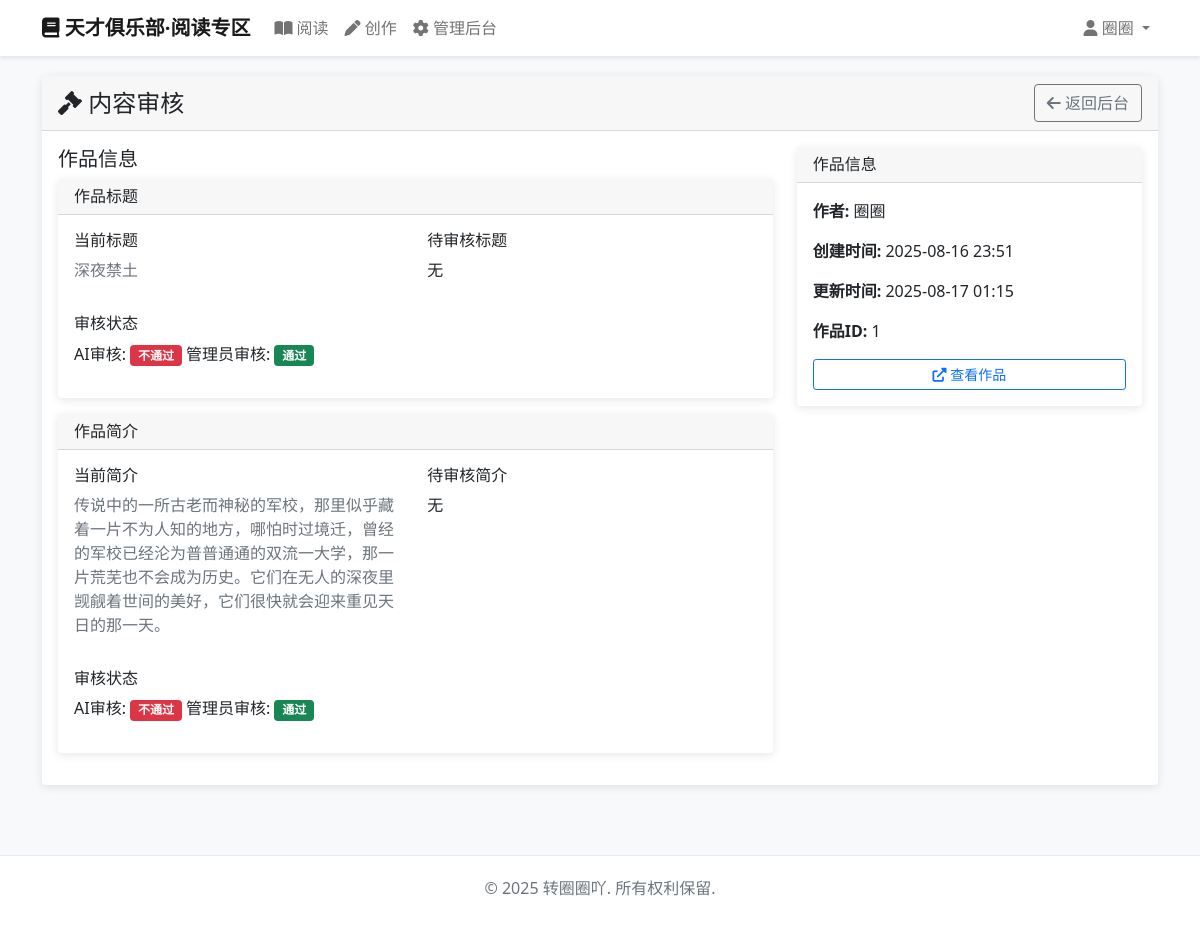
Screenshot of /books/admin-panel/review/book/1/ (signed in) with the database file from the repository.
### accounts/models.py (models this page shows, shortened)
class User(AbstractBaseUser, PermissionsMixin):
    email = models.EmailField('邮箱', unique=True)
    display_name = models.CharField('显示名称', max_length=50, blank=True, null=True, unique=True)
    is_active = models.BooleanField('是否激活', default=True)
    is_staff = models.BooleanField('是否员工', default=False)
    is_admin = models.BooleanField('是否管理员', default=False)
    date_joined = models.DateTimeField('注册时间', default=timezone.now)
    last_login = models.DateTimeField('最后登录', blank=True, null=True)
    objects = UserManager()
    USERNAME_FIELD = 'email'
    REQUIRED_FIELDS = []
    class Meta:
        db_table = 'users'
        verbose_name = '用户'
        verbose_name_plural = '用户'

### books/models.py (models this page shows, shortened)
class Book(models.Model):
    REVIEW_STATUS_CHOICES = [
        ('pending', '待审核'),
        ('approved', '审核通过'),
        ('rejected', '审核不通过'),
    ]
    author = models.ForeignKey(User, on_delete=models.CASCADE, related_name='books', verbose_name='作者')
    title = models.CharField('作品名', max_length=200)
    description = models.TextField('简介', blank=True)
    title_pending = models.CharField('待审核作品名', max_length=200, blank=True, null=True)
    description_pending = models.TextField('待审核简介', blank=True, null=True)
    ai_check_title = models.CharField('标题AI审核状态', max_length=20, choices=REVIEW_STATUS_CHOICES, default='pending')
    ai_check_description = models.CharField('简介AI审核状态', max_length=20, choices=REVIEW_STATUS_CHOICES, default='pending')
    adm_check_title = models.CharField('标题管理员审核状态', max_length=20, choices=REVIEW_STATUS_CHOICES, blank=True, null=True)
    adm_check_description = models.CharField('简介管理员审核状态', max_length=20, choices=REVIEW_STATUS_CHOICES, blank=True, null=True)
    title_reject_reason = models.TextField('标题拒绝原因', blank=True)
    description_reject_reason = models.TextField('简介拒绝原因', blank=True)
    created_at = models.DateTimeField('创建时间', auto_now_add=True)
    updated_at = models.DateTimeField('更新时间', auto_now=True)
    last_chapter_update = models.DateTimeField('最后章节更新时间', blank=True, null=True)
    class Meta:
        db_table = 'books'
        verbose_name = '作品'
        verbose_name_plural = '作品'
        ordering = ['-updated_at']

### books/views.py (the view, shortened to what this page needs)
# urls.py: path('admin-panel/review/book/<int:content_id>/', views.AdminReviewView.as_view(), name='admin_review'),
class AdminReviewView(LoginRequiredMixin, TemplateView):
    template_name = 'books/admin_review.html'
    login_url = '/accounts/login/'
    def dispatch(self, request, *args, **kwargs):
        if not getattr(request.user, 'is_admin', False):
            raise Http404("页面不存在")
        return super().dispatch(request, *args, **kwargs)
    def get_context_data(self, **kwargs):
        context = super().get_context_data(**kwargs)
        content_id = kwargs.get('content_id')
        try:
            book = get_object_or_404(Book, id=content_id)
            context['book'] = book
            needs_title_review = book.ai_check_title == 'rejected' and book.adm_check_title is None
            needs_description_review = book.ai_check_description == 'rejected' and book.adm_check_description is None
            context.update({
                'needs_title_review': needs_title_review,
                'needs_description_review': needs_description_review,
                'has_pending_review': needs_title_review or needs_description_review
            })
        except Book.DoesNotExist:
            context['book'] = None
            context['error'] = '作品不存在'
        return context

### templates/books/admin_review.html (shortened to what this page needs)
{% extends 'base.html' %}
{% block content %}
<div class="row">
    <div class="col-12">
        <div class="card">
            <div class="card-header d-flex justify-content-between align-items-center">
                <h4 class="mb-0">
                    <i class="fas fa-gavel"></i> 内容审核
                </h4>
                <a href="{% url 'books:admin_panel' %}" class="btn btn-outline-secondary">
                    <i class="fas fa-arrow-left"></i> 返回后台
                </a>
            </div>
            <div class="card-body">
                {% if book %}
                    <div class="row">
                        <div class="col-md-8">
                            <h5>作品信息</h5>
                            <div class="card mb-3">
                                <div class="card-header">
                                    <h6 class="mb-0">作品标题</h6>
                                </div>
                                <div class="card-body">
                                    <div class="row">
                                        <div class="col-md-6">
                                            <h6>当前标题</h6>
                                            <p class="text-muted">{{ book.title|default:"无" }}</p>
                                        </div>
                                        <div class="col-md-6">
                                            <h6>待审核标题</h6>
                                            <p>{{ book.title_pending|default:"无" }}</p>
                                        </div>
                                    </div>
                                    <div class="mt-3">
                                        <h6>审核状态</h6>
                                        <p>
                                            AI审核:
                                            {% if book.ai_check_title == 'approved' %}
                                                <span class="badge bg-success">通过</span>
                                            {% elif book.ai_check_title == 'rejected' %}
                                                <span class="badge bg-danger">不通过</span>
                                            {% else %}
                                                <span class="badge bg-warning">待审核</span>
                                            {% endif %}
                                            管理员审核:
                                            {% if book.adm_check_title == 'approved' %}
                                                <span class="badge bg-success">通过</span>
                                            {% elif book.adm_check_title == 'rejected' %}
                                                <span class="badge bg-danger">不通过</span>
                                            {% else %}
                                                <span class="badge bg-secondary">未审核</span>
                                            {% endif %}
                                        </p>
                                    </div>
                                </div>
                            </div>
                            <div class="card mb-3">
                                <div class="card-header">
                                    <h6 class="mb-0">作品简介</h6>
                                </div>
                                <div class="card-body">
                                    <div class="row">
                                        <div class="col-md-6">
                                            <h6>当前简介</h6>
                                            <p class="text-muted">{{ book.description|default:"无"|truncatewords:20 }}</p>
                                        </div>
                                        <div class="col-md-6">
                                            <h6>待审核简介</h6>
                                            <p>{{ book.description_pending|default:"无"|truncatewords:20 }}</p>
                                        </div>
                                    </div>
                                    <div class="mt-3">
                                        <h6>审核状态</h6>
                                        <p>
                                            AI审核:
                                            {% if book.ai_check_description == 'approved' %}
                                                <span class="badge bg-success">通过</span>
                                            {% elif book.ai_check_description == 'rejected' %}
                                                <span class="badge bg-danger">不通过</span>
                                            {% else %}
                                                <span class="badge bg-warning">待审核</span>
                                            {% endif %}
                                            管理员审核:
                                            {% if book.adm_check_description == 'approved' %}
                                                <span class="badge bg-success">通过</span>
                                            {% elif book.adm_check_description == 'rejected' %}
                                                <span class="badge bg-danger">不通过</span>
                                            {% else %}
                                                <span class="badge bg-secondary">未审核</span>
                                            {% endif %}
                                        </p>
                                    </div>
                                </div>
                            </div>
                        </div>
                        <div class="col-md-4">
                            <div class="card">
                                <div class="card-header">
                                    <h6 class="mb-0">作品信息</h6>
                                </div>
                                <div class="card-body">
                                    <p><strong>作者:</strong> {{ book.author.display_name }}</p>
                                    <p><strong>创建时间:</strong> {{ book.created_at|date:"Y-m-d H:i" }}</p>
                                    <p><strong>更新时间:</strong> {{ book.updated_at|date:"Y-m-d H:i" }}</p>
                                    <p><strong>作品ID:</strong> {{ book.id }}</p>
                                    <div class="mt-3">
                                        <a href="{% url 'books:book_detail' book.id %}"
                                           class="btn btn-outline-primary btn-sm w-100" target="_blank">
                                            <i class="fas fa-external-link-alt"></i> 查看作品
                                        </a>
                                    </div>
                                </div>
                            </div>
                        </div>
                    </div>
                {% endif %}
            </div>
        </div>
    </div>
</div>
{% endblock %}

### templates/base.html (shortened to what this page needs)
<!DOCTYPE html>
<html lang="zh-CN">
<head>
    <link href="https://cdn.jsdelivr.net/npm/bootstrap@5.1.3/dist/css/bootstrap.min.css" rel="stylesheet">
    <link href="https://cdnjs.cloudflare.com/ajax/libs/font-awesome/6.0.0/css/all.min.css" rel="stylesheet">
</head>
<body>
    <nav class="navbar navbar-expand-lg navbar-light bg-light">
        <div class="container">
            <a class="navbar-brand" href="{% url 'books:index' %}">
                <i class="fas fa-book"></i> 天才俱乐部·阅读专区
            </a>
            <div class="collapse navbar-collapse" id="navbarNav">
                <ul class="navbar-nav me-auto">
                    <li class="nav-item">
                        <a class="nav-link" href="{% url 'books:read' %}">
                            <i class="fas fa-book-open"></i> 阅读
                        </a>
                    </li>
                    <li class="nav-item">
                        <a class="nav-link" href="{% url 'books:create' %}">
                            <i class="fas fa-pen"></i> 创作
                        </a>
                    </li>
                    {% if user.is_admin %}
                    <li class="nav-item">
                        <a class="nav-link" href="{% url 'books:admin_panel' %}">
                            <i class="fas fa-cog"></i> 管理后台
                        </a>
                    </li>
                    {% endif %}
                </ul>
                <ul class="navbar-nav">
                    {% if user.is_authenticated %}
                    <li class="nav-item dropdown">
                        <a class="nav-link dropdown-toggle" href="#" id="navbarDropdown" role="button" data-bs-toggle="dropdown">
                            <i class="fas fa-user"></i>
                            {% if user.display_name %}
                                {{ user.display_name }}
                            {% else %}
                                {{ user.email }}
                            {% endif %}
                        </a>
                    </li>
                    {% else %}
                    <li class="nav-item">
                        <a class="nav-link" href="{% url 'accounts:login' %}">
                            <i class="fas fa-sign-in-alt"></i> 登录
                        </a>
                    </li>
                    {% endif %}
                </ul>
            </div>
        </div>
    </nav>
    <div class="content-wrapper">
        <div class="container">
            {% block content %}{% endblock %}
        </div>
    </div>
    <footer class="footer">
        <div class="container text-center">
            <p class="text-muted">&copy; 2025 转圈圈吖. 所有权利保留.</p>
        </div>
    </footer>
</body>
</html>

### templates/base.html (style rules this page uses)
body { background-color: #f8f9fa; }
.navbar-brand { font-weight: bold; }
.content-wrapper { min-height: calc(100vh - 120px); padding: 20px 0; }
.card { border: none; box-shadow: 0 2px 10px rgba(0,0,0,0.1); transition: transform 0.2s; }
.navbar { background-color: #fff !important; box-shadow: 0 2px 4px rgba(0,0,0,0.1); }
.footer { background-color: #fff; padding: 20px 0; margin-top: 50px; border-top: 1px solid #e9ecef; }

### rows the page displays
User: display_name "圈圈"
Book: title "深夜禁土", title_pending "无", description "传说中的一所古老而神秘的军校，那里似乎藏着一片不为人知的地方，哪怕时过境迁，曾经的军校已经沦为普普通通的双流一大学，那一片荒芜也不会成为历史。它们在无人的深夜里觊觎着世间的美好，它们很快就会迎来重见天日的那一天。", description_pending "无", author.display_name "圈圈", created_at "2025-08-16 23:51", updated_at "2025-08-17 01:15", id "1"
